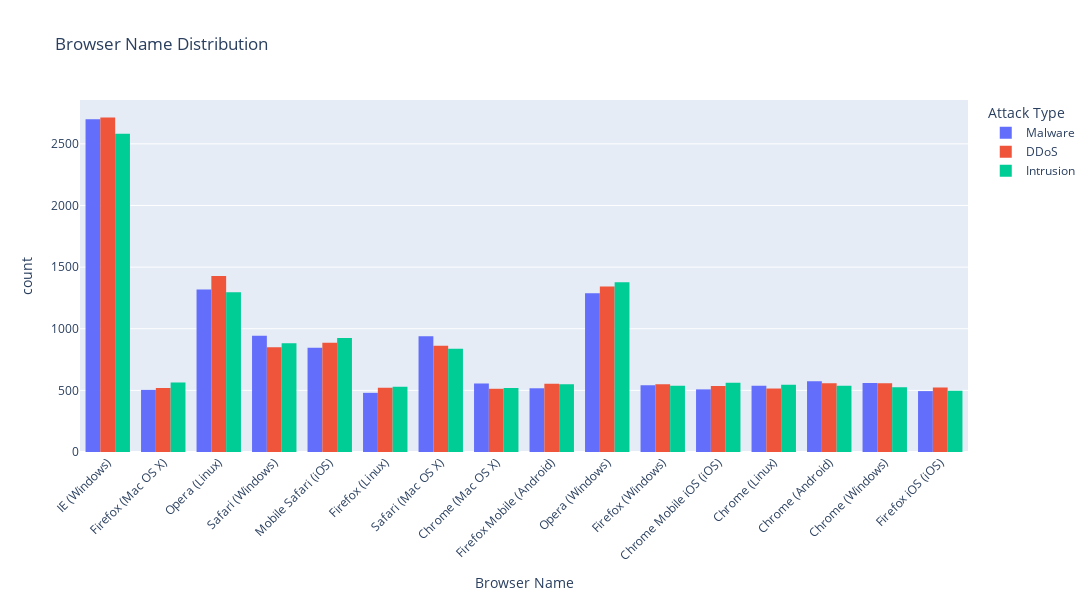

Notebook code cell kept with this figure:
### Code cell
from user_agents import parse
import pandas as pd
import plotly.express as px

def clean_ua_name(ua_string):
    ua = parse(str(ua_string))
    return f"{ua.browser.family} ({ua.os.family})"

df["Browser Name"] = df["Device Information"].apply(clean_ua_name)

fig = px.histogram(
    df, 
    x="Browser Name", 
    color="Attack Type", 
    barmode="group",
    title="Browser Name Distribution",
    width=1200, 
    height=600
)

fig.update_layout(xaxis_tickangle=-45)
fig.show()

### Figure 1 — Plotly figure (JSON) as saved in the notebook; plotly's stock layout.template omitted (floating-point values rounded to 4 significant figures; data arrays with more than 128 entries replaced by an {"elided": "..."} marker saying what was removed)
{"data": [{"alignmentgroup": "True", "bingroup": "x", "hovertemplate": "Attack Type=Malware<br>Browser Name=%{x}<br>count=%{y}<extra></extra>", "legendgroup": "Malware", "marker": {"color": "#636efa", "pattern": {"shape": ""}}, "name": "Malware", "offsetgroup": "Malware", "orientation": "v", "showlegend": true, "type": "histogram", "x": {"elided": "13307 str values"}, "xaxis": "x", "yaxis": "y"}, {"alignmentgroup": "True", "bingroup": "x", "hovertemplate": "Attack Type=DDoS<br>Browser Name=%{x}<br>count=%{y}<extra></extra>", "legendgroup": "DDoS", "marker": {"color": "#EF553B", "pattern": {"shape": ""}}, "name": "DDoS", "offsetgroup": "DDoS", "orientation": "v", "showlegend": true, "type": "histogram", "x": {"elided": "13428 str values"}, "xaxis": "x", "yaxis": "y"}, {"alignmentgroup": "True", "bingroup": "x", "hovertemplate": "Attack Type=Intrusion<br>Browser Name=%{x}<br>count=%{y}<extra></extra>", "legendgroup": "Intrusion", "marker": {"color": "#00cc96", "pattern": {"shape": ""}}, "name": "Intrusion", "offsetgroup": "Intrusion", "orientation": "v", "showlegend": true, "type": "histogram", "x": {"elided": "13265 str values"}, "xaxis": "x", "yaxis": "y"}], "layout": {"barmode": "group", "height": 600, "legend": {"title": {"text": "Attack Type"}, "tracegroupgap": 0}, "title": {"text": "Browser Name Distribution"}, "width": 1200, "xaxis": {"anchor": "y", "domain": [0, 1], "tickangle": -45, "title": {"text": "Browser Name"}}, "yaxis": {"anchor": "x", "domain": [0, 1], "title": {"text": "count"}}}}
